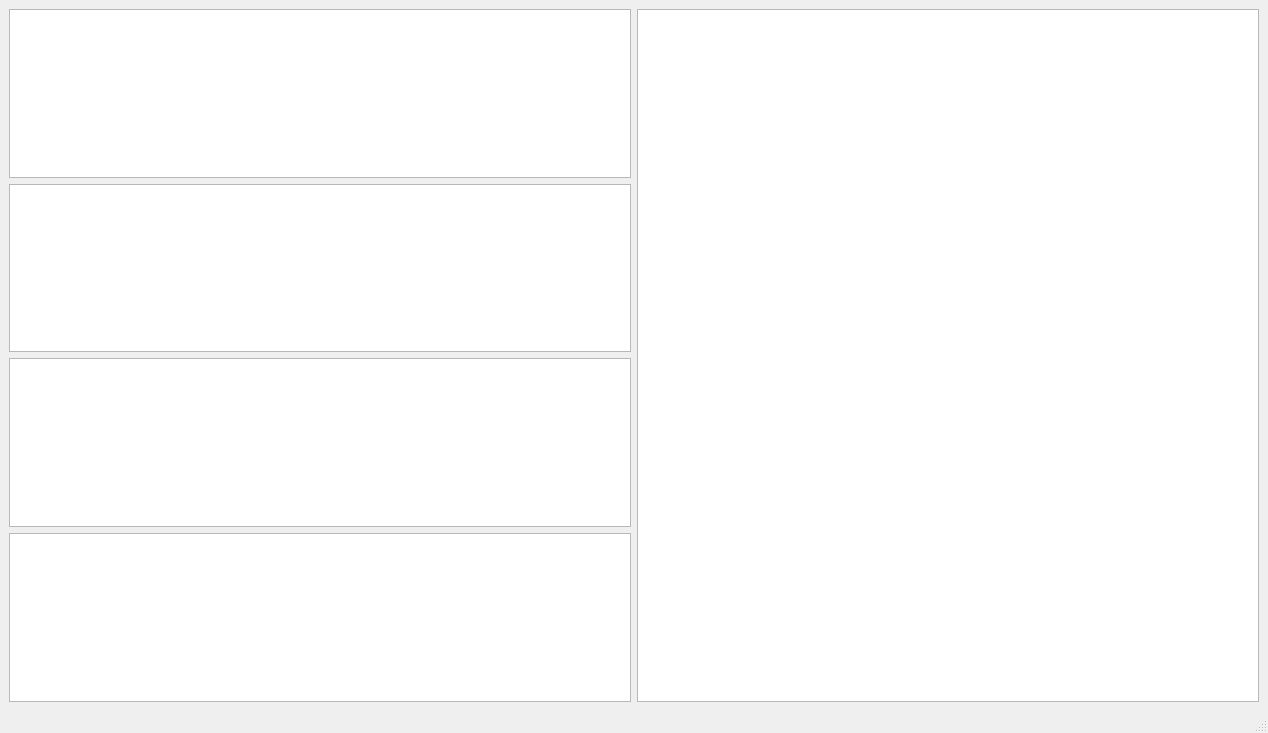
<?xml version="1.0" encoding="UTF-8"?>
<ui version="4.0">
 <class>MainWindow</class>
 <widget class="QMainWindow" name="MainWindow">
  <property name="geometry">
   <rect>
    <x>0</x>
    <y>0</y>
    <width>1268</width>
    <height>733</height>
   </rect>
  </property>
  <property name="windowTitle">
   <string>MainWindow</string>
  </property>
  <widget class="QWidget" name="centralwidget">
   <layout class="QGridLayout" name="gridLayout">
    <item row="0" column="0">
     <layout class="QHBoxLayout" name="horizontalLayout">
      <property name="sizeConstraint">
       <enum>QLayout::SetNoConstraint</enum>
      </property>
      <item>
       <layout class="QVBoxLayout" name="verticalLayout">
        <item>
         <widget class="GraphicsLayoutWidget" name="translation_graphicsView">
          <property name="enabled">
           <bool>true</bool>
          </property>
          <property name="sizePolicy">
           <sizepolicy hsizetype="MinimumExpanding" vsizetype="MinimumExpanding">
            <horstretch>0</horstretch>
            <verstretch>0</verstretch>
           </sizepolicy>
          </property>
          <property name="minimumSize">
           <size>
            <width>610</width>
            <height>100</height>
           </size>
          </property>
          <property name="maximumSize">
           <size>
            <width>3000</width>
            <height>1000</height>
           </size>
          </property>
          <property name="sizeIncrement">
           <size>
            <width>1</width>
            <height>1</height>
           </size>
          </property>
         </widget>
        </item>
        <item>
         <widget class="GraphicsLayoutWidget" name="timecourse_graphicsView">
          <property name="enabled">
           <bool>true</bool>
          </property>
          <property name="sizePolicy">
           <sizepolicy hsizetype="MinimumExpanding" vsizetype="MinimumExpanding">
            <horstretch>0</horstretch>
            <verstretch>0</verstretch>
           </sizepolicy>
          </property>
          <property name="minimumSize">
           <size>
            <width>610</width>
            <height>100</height>
           </size>
          </property>
          <property name="maximumSize">
           <size>
            <width>3000</width>
            <height>1000</height>
           </size>
          </property>
          <property name="sizeIncrement">
           <size>
            <width>1</width>
            <height>1</height>
           </size>
          </property>
         </widget>
        </item>
        <item>
         <widget class="GraphicsLayoutWidget" name="rotation_graphicsView">
          <property name="enabled">
           <bool>true</bool>
          </property>
          <property name="sizePolicy">
           <sizepolicy hsizetype="MinimumExpanding" vsizetype="MinimumExpanding">
            <horstretch>0</horstretch>
            <verstretch>0</verstretch>
           </sizepolicy>
          </property>
          <property name="minimumSize">
           <size>
            <width>610</width>
            <height>100</height>
           </size>
          </property>
          <property name="maximumSize">
           <size>
            <width>3000</width>
            <height>1000</height>
           </size>
          </property>
          <property name="sizeIncrement">
           <size>
            <width>1</width>
            <height>1</height>
           </size>
          </property>
         </widget>
        </item>
        <item>
         <widget class="GraphicsLayoutWidget" name="spectrum_graphicsView">
          <property name="enabled">
           <bool>true</bool>
          </property>
          <property name="sizePolicy">
           <sizepolicy hsizetype="MinimumExpanding" vsizetype="MinimumExpanding">
            <horstretch>0</horstretch>
            <verstretch>0</verstretch>
           </sizepolicy>
          </property>
          <property name="minimumSize">
           <size>
            <width>610</width>
            <height>100</height>
           </size>
          </property>
          <property name="maximumSize">
           <size>
            <width>3000</width>
            <height>1000</height>
           </size>
          </property>
          <property name="sizeIncrement">
           <size>
            <width>1</width>
            <height>1</height>
           </size>
          </property>
         </widget>
        </item>
       </layout>
      </item>
      <item>
       <widget class="GraphicsLayoutWidget" name="image_graphicsView">
        <property name="enabled">
         <bool>true</bool>
        </property>
        <property name="sizePolicy">
         <sizepolicy hsizetype="MinimumExpanding" vsizetype="MinimumExpanding">
          <horstretch>0</horstretch>
          <verstretch>0</verstretch>
         </sizepolicy>
        </property>
        <property name="minimumSize">
         <size>
          <width>610</width>
          <height>100</height>
         </size>
        </property>
        <property name="maximumSize">
         <size>
          <width>3000</width>
          <height>1000</height>
         </size>
        </property>
        <property name="sizeIncrement">
         <size>
          <width>1</width>
          <height>1</height>
         </size>
        </property>
       </widget>
      </item>
     </layout>
    </item>
   </layout>
  </widget>
  <widget class="QMenuBar" name="menubar">
   <property name="geometry">
    <rect>
     <x>0</x>
     <y>0</y>
     <width>1268</width>
     <height>22</height>
    </rect>
   </property>
  </widget>
  <widget class="QStatusBar" name="statusbar"/>
 </widget>
 <customwidgets>
  <customwidget>
   <class>GraphicsLayoutWidget</class>
   <extends>QGraphicsView</extends>
   <header>pyqtgraph</header>
  </customwidget>
 </customwidgets>
 <resources/>
 <connections/>
</ui>
